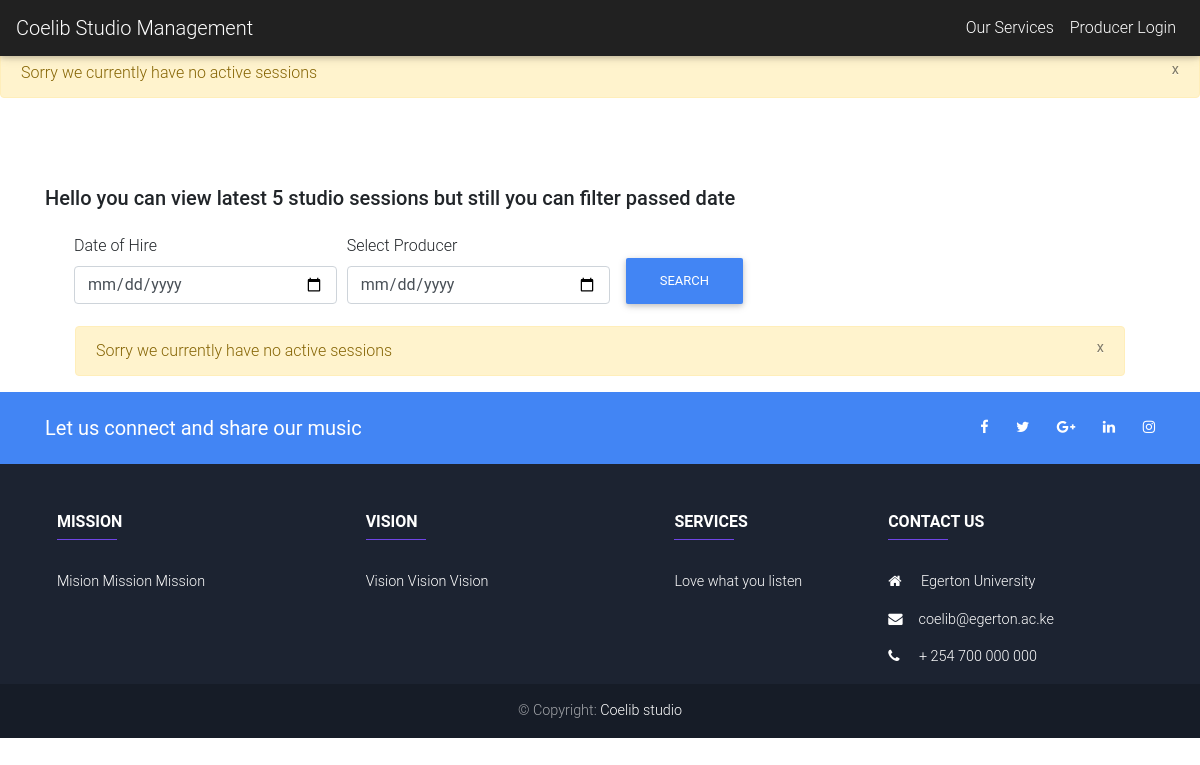
Page /sessions/ on the earlier database version.
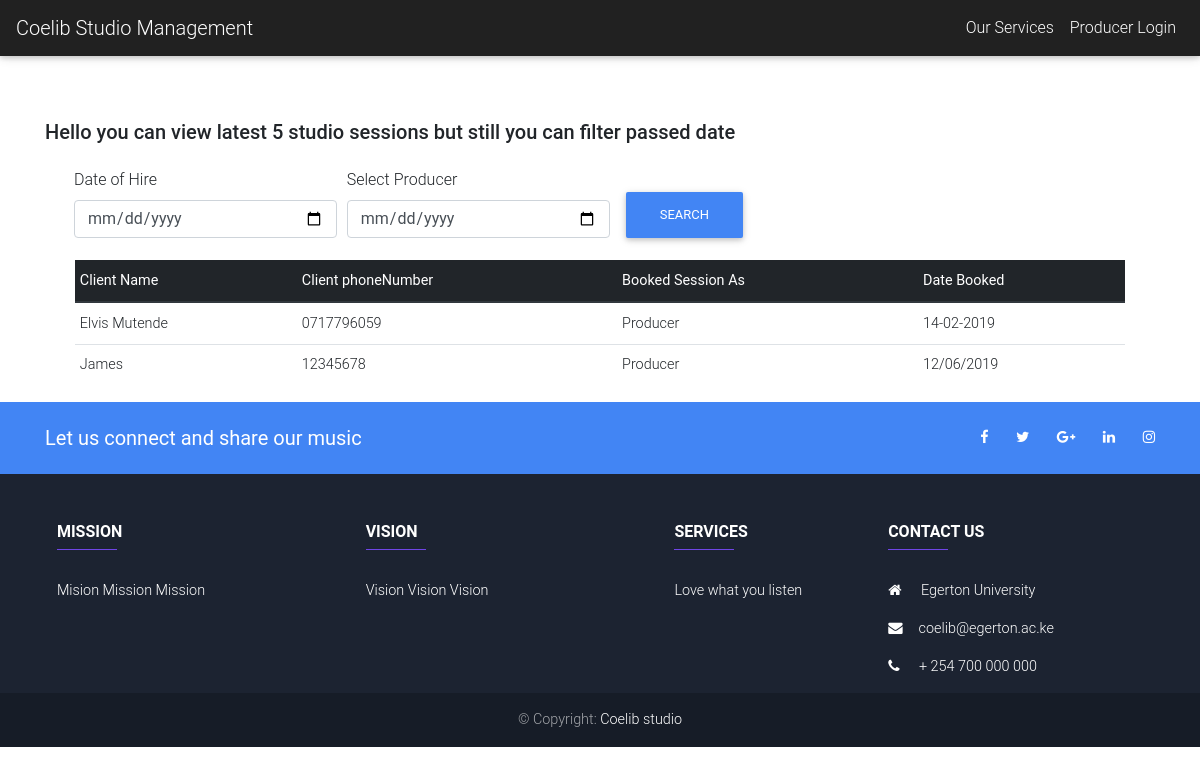
Same page on the later database version.
### services/models.py (models this page shows)
class StudioSession(models.Model):
    BOOK_AS_CHOICES = (('Producer','Producer'),('Other','Other'))
    fullName = models.CharField(max_length=100)
    phoneNumber = models.CharField(max_length=13)
    booked_as = models.CharField(max_length=20, choices=BOOK_AS_CHOICES, default='Other')
    start_date = models.CharField(max_length=100)

### newusers/views.py (the view)
# urls.py: path('sessions/', views.studio_sessions, name="studio_sessions"),
def studio_sessions(request):
    sessions_available = StudioSession.objects.all()
    if(sessions_available.count() < 1):
        messages.success(request, 'Sorry we currently have no active sessions')
    context = {'sessions_available':sessions_available}
    return render(request, 'newusers/studio_sessions.html', context)

### newusers/templates/newusers/studio_sessions.html (shortened to what this page needs)
{% extends 'newusers/base.html' %}
{% block content %}
<br><br><br>
<div class="container">
    <h2 class="h5 gray-text text-left mb-4">Hello {{ user.username }}  you can view latest 5 studio sessions but still you can filter passed date</h2>
    <form method="GET">
              <div class="form-row ml-4">
                <div class="form-group col-md-3">
                  <label for="datefrom">Date of Hire</label>
                  <input type="date" class="form-control" id="datefrom"  name="from" width="100">
                </div>
                <div class="form-group col-md-3">
                  <label for="dateto">Select Producer</label>
                    <input type="date" class="form-control" id="dateto"  name="to">
                </div>
                <div class="form-group col-md-3">
                    <input type="submit" class="btn btn-primary mt-4" id="btn"  value="Search" height="30">
                </div>
          </div>
    </form>
    <div class="container">
      {% if sessions_available %}
      <div class="container">
      <table class="table table-hover table-sm">
                <thead class="thead-dark">
                  <tr>
                    <th>Client Name</th>
                    <th>Client phoneNumber</th>
                    <th>Booked Session As</th>
                    <th>Date Booked</th>
                    </tr>
                </thead>
                  <tbody>
          {% for sessions in sessions_available %}
          <tr>
            <td>{{sessions.fullName}}</td>
            <td>{{ sessions.phoneNumber }}</td>
            <td>{{ sessions.booked_as }}</td>
            <td>{{sessions.start_date}}</td>
          </tr>
          {% endfor %}
                </tbody>
              </table>
          </div>
          {% else %}
          <div class="container">
            {% if messages%}
            {% for message in messages %}
              <div class="alert alert-warning alert-dismissable" role="alert">
                <button class="close" data-dismiss="alert">
                  <small><sup>x</sup></small>
                </button>
                {{ message }}
              </div>
            {% endfor %}
          {% endif%}
          </div>
      {% endif %}
    </div>
</div>
{% endblock %}

### newusers/templates/newusers/base.html (shortened to what this page needs)
<!doctype html>
<html lang="en">
  <head>
    {% load static %}
    <link rel="stylesheet" href="{% static 'bootstrap/MDB/css/bootstrap.min.css' %}" type="text/css" >
    <link href="{% static 'bootstrap/MDB/css/mdb.min.css' %}" type= "text/css" rel="stylesheet">
    <link rel="stylesheet" href="https://cdnjs.cloudflare.com/ajax/libs/font-awesome/4.7.0/css/font-awesome.min.css">
    <link rel="stylesheet" href="{% static 'css/style.css' %}">
  </head>
<body>
    <nav class="navbar navbar-expand-lg navbar-dark bg-dark fixed-top">
    <a class="navbar-brand" href="{% url 'index' %}">
          Coelib Studio Management
    </a>
    <div class="collapse navbar-collapse" id="navbarSupportedContent">
        <ul class="navbar-nav ml-auto">
            {% if user.is_authenticated %}
                <li class="nav-item">
                  <p class="nav-link"> Welcome: {{ user.username }}</p>
                </li>
                <li class="nav-item">
                  <a class="nav-link" href="{% url 'services' %} ">Services</a>
                </li>
                <li class="nav-item">
                  <a class="nav-link" href="">View Your Works</a>
                </li>
                <li class="nav-item">
                  <a class="nav-link" href="">Read Comments</a>
                </li>
                 <li class="nav-item">
                  <a class="nav-link" href="{% url 'logout' %}">Logout</a>
                </li>
            {% else %}
        <li class="nav-item">
          <a class="nav-link" href="{% url 'services' %} ">Our Services</a>
        </li>
        <li class="nav-item">
          <a class="nav-link" href="{% url 'producer_login' %}">Producer Login</a>
        </li>
          {% endif %}
      </ul>
    </div>
  </nav>
    <br><br>
    <div>
        {% if messages%}
        {% for message in messages %}
          <div class="alert alert-warning alert-dismissable" role="alert">
            <button class="close" data-dismiss="alert">
              <small><sup>x</sup></small>
            </button>
            {{ message }}
          </div>
        {% endfor %}
      {% endif%}
    {% block content %}
    {% endblock %}
        <div>
            <footer class="page-footer font-small unique-color-dark">
    <div class="bg-primary">
        <div class="container">
            <div class="row py-4 d-flex align-items-center">
                <div class="col-md-6 col-lg-5 text-center text-md-left mb-4 mb-md-0">
                    <h5 class="mb-0"><b>Let us connect and share our music</b></h5>
                </div>
                <div class="col-md-6 col-lg-7 text-center text-md-right">
                    <a href="" class="fb-ic">
                        <i class="fa fa-facebook white-text mr-4"> </i>
                    </a>
                    <a href="" class="tw-ic">
                        <i class="fa fa-twitter white-text mr-4"> </i>
                    </a>
                    <a href="" class="gplus-ic">
                        <i class="fa fa-google-plus white-text mr-4"> </i>
                    </a>
                    <a class="li-ic">
                        <i class="fa fa-linkedin white-text mr-4"> </i>
                    </a>
                    <a href="" class="ins-ic">
                        <i class="fa fa-instagram white-text"> </i>
                    </a>
                </div>
            </div>
        </div>
    </div>
    <div class="container text-center text-md-left mt-5">
        <div class="row mt-3">
            <div class="col-md-4 col-lg-3 col-xl-3 mx-auto mb-md-0 mb-4">
                <h6 class="text-uppercase font-weight-bold">Mission</h6>
                <hr class="deep-purple accent-2 mb-4 mt-0 d-inline-block mx-auto" style="width: 60px;">
                <p>
                    Mision Mission Mission
                </p>
            </div>
            <div class="col-md-3 col-lg-4 col-xl-3 mx-auto mb-4">
                <h6 class="text-uppercase font-weight-bold">Vision</h6>
                <hr class="deep-purple accent-2 mb-4 mt-0 d-inline-block mx-auto" style="width: 60px;">
                <p>
                   Vision Vision Vision
                </p>
            </div>
            <div class="col-md-2 col-lg-2 col-xl-2 mx-auto mb-4">
                <h6 class="text-uppercase font-weight-bold">Services</h6>
                <hr class="deep-purple accent-2 mb-4 mt-0 d-inline-block mx-auto" style="width: 60px;">
                <p>
                    Love what you listen
                </p>
            </div>
            <div class="col-md-4 col-lg-3 col-xl-3 mx-auto mb-md-0 mb-4">
                <h6 class="text-uppercase font-weight-bold">Contact Us</h6>
                <hr class="deep-purple accent-2 mb-4 mt-0 d-inline-block mx-auto" style="width: 60px;">
                <p>
                    <i class="fa fa-home mr-3"></i> Egerton University</p>
                <p>
                    <i class="fa fa-envelope mr-3"></i>coelib@egerton.ac.ke</p>
                <p>
                    <i class="fa fa-phone mr-3"></i> + 254 700 000 000</p>
            </div>
        </div>
    </div>
    <div class="footer-copyright text-center py-3">©
        Copyright:
        <a href="{% url 'index' %}">Coelib studio</a>
    </div>
</footer>
        </div>
    </div>
</body>

### newusers/static/css/style.css (style rules this page uses)
* { padding: 0; margin: 0; }

Differences in the rows shown:
added StudioSession: fullName "Elvis Mutende", phoneNumber "0717796059", booked_as "Producer", start_date "14-02-2019"
added StudioSession: fullName "James", phoneNumber "12345678", booked_as "Producer", start_date "12/06/2019"
Other differences:
text now shown: "Client Name Client phoneNumber Booked Session As Date Booked"
list line gone: "x Sorry we currently have no active sessions"
